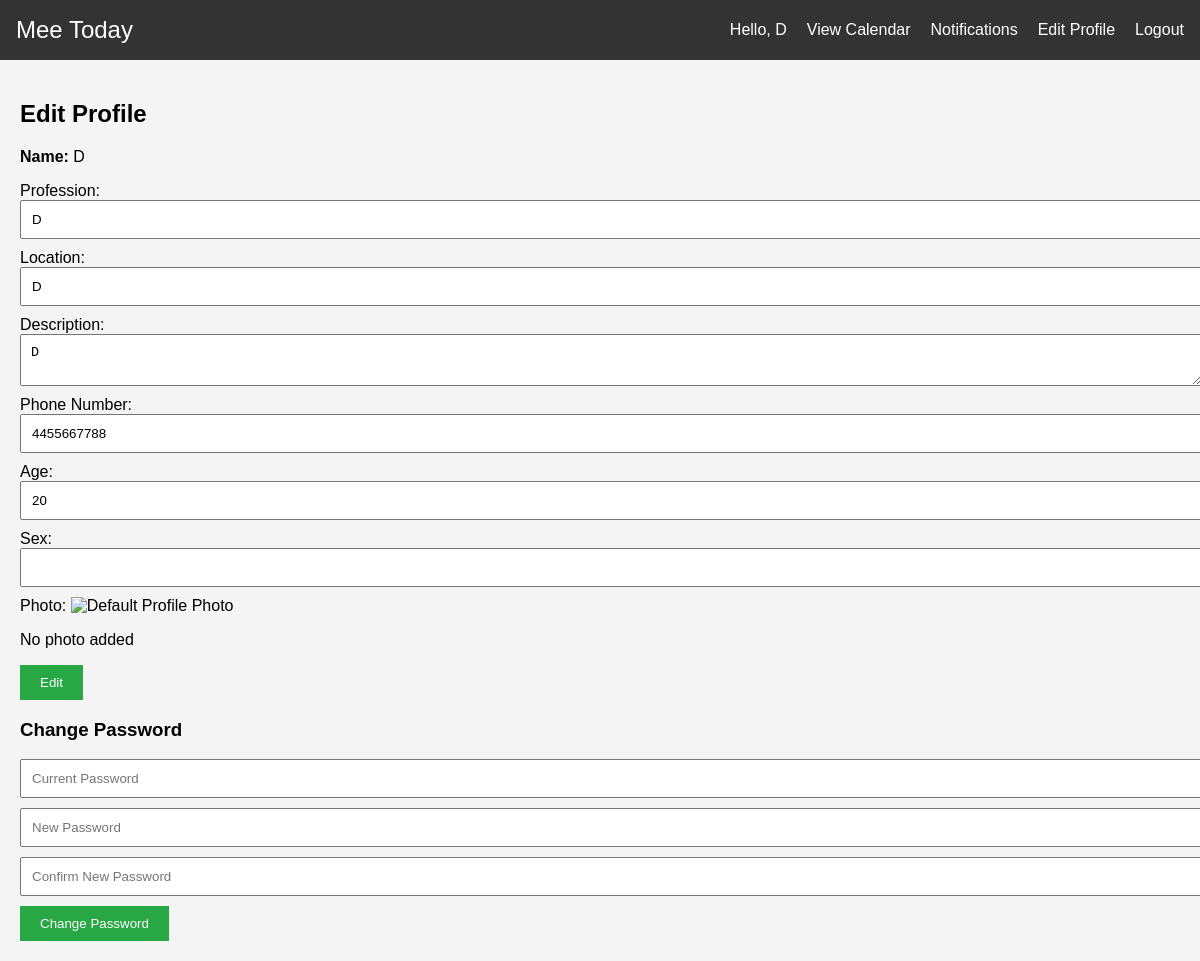
The app's page /Edit_Profile/ (signed in) with its own data.
### appointments/models.py (models this page shows, shortened)
class UserProfile(models.Model):
    user = models.OneToOneField(User, on_delete=models.CASCADE)
    profession = models.CharField(max_length=100)
    location = models.CharField(max_length=100)
    description = models.TextField(blank=True)
    phone_number = models.CharField(max_length=15)  # Phone number
    photo = models.ImageField(upload_to='profile_photos/', blank=True, null=True)  # Photo field
    sex = models.CharField(max_length=10)
    age = models.IntegerField(null=True, blank=True)  # New age field

### appointments/views.py (the view, shortened to what this page needs)
# urls.py: path('Edit_Profile/', views.edit_profile, name='edit_profile'),
@login_required
def edit_profile(request):
    profile = request.user.userprofile  # Fetch UserProfile instance for the logged-in user
    return render(request, 'edit_profile.html', {
        'user': request.user,
        'profile': profile
    })

### appointments/templates/edit_profile.html (shortened to what this page needs)
{% extends 'base.html' %}
{% load static %}
{% block content %}
<h2>Edit Profile</h2>
<p><strong>Name:</strong> {{ user.username }}</p>
<form method="POST" enctype="multipart/form-data" id="edit-profile-form">
    <div class="profile-details" id="profile-details">
        <label for="profession">Profession:</label>
        <input type="text" id="profession" name="profession" value="{{ profile.profession }}" readonly>
        <label for="location">Location:</label>
        <input type="text" id="location" name="location" value="{{ profile.location }}" readonly>
        <label for="description">Description:</label>
        <textarea id="description" name="description" readonly>{{ profile.description }}</textarea>
        <label for="phone_number">Phone Number:</label>
        <input type="text" id="phone_number" name="phone_number" value="{{ profile.phone_number }}" readonly>
        <label for="age">Age:</label>
        <input type="number" id="age" name="age" value="{{ profile.age }}" readonly>
        <label for="sex">Sex:</label>
        <input type="text" id="sex" name="sex" value="{{ profile.sex }}" readonly>
        <label for="photo">Photo:</label>
        {% if profile.photo %}
            <img id="photo-preview" src="{{ profile.photo.url }}" alt="Profile Photo" style="width: 38px; height: 38px;">
            <p>Current Photo: {{ profile.photo.name }}</p>
        {% else %}
            <img id="photo-preview" src="{% static 'images/default-profile.png' %}" alt="Default Profile Photo" style="width: 38px; height: 38px;">
            <p>No photo added</p>
        {% endif %}
    </div>
    <button type="button" id="edit-btn" onclick="enableEdit()">Edit</button>
</form>
<h3>Change Password</h3>
<form method="POST" action="{% url 'change_password' %}" id="change-password-form">
    <input type="password" name="current_password" placeholder="Current Password" required>
    <input type="password" name="new_password" placeholder="New Password" required>
    <input type="password" name="confirm_password" placeholder="Confirm New Password" required>
    <button type="button" onclick="confirmPasswordChange()">Change Password</button>
</form>
{% endblock %}

### appointments/templates/base.html (shortened to what this page needs)
{% load static%}
<!DOCTYPE html>
<html lang="en">
<head>
    <link href='https://cdn.jsdelivr.net/npm/fullcalendar@5.9.0/main.min.css' rel='stylesheet' />
    <link rel="stylesheet" href="{% static 'style.css' %}">
</head>
<body>
    <nav>
        <div class="logo">
            <a href="{% url 'home' %}">Mee Today</a>
        </div>
        <div class="menu">
            {% if user.is_authenticated %}
                <span>Hello, {{ user.username }}</span>
                <a href="{% url 'calendar' %}">View Calendar</a>
                <a href="{% url 'notifications' %}">Notifications</a>
                <a href="{% url 'edit_profile' %}">Edit Profile</a>
                <a href="{% url 'logout' %}">Logout</a>
            {% else %}
                <a href="{% url 'login' %}">Login</a>
                <a href="{% url 'register' %}">Register</a>
            {% endif %}
        </div>
    </nav>
    <div class="container">
        {% block content %}
        {% endblock %}
    </div>
</body>
</html>

### appointments/static/style.css (style rules this page uses)
body { font-family: Arial, sans-serif; margin: 0; padding: 0; background-color: #f4f4f4; }
nav { background-color: #333; color: #fff; padding: 1em; display: flex; justify-content: space-between; align-items: center; flex-wrap: wrap; }
nav .logo a { color: #fff; text-decoration: none; font-size: 24px; }
nav .menu { display: flex; flex-wrap: wrap; }
nav .menu a { color: #fff; text-decoration: none; margin-left: 20px; }
.container { padding: 20px; }
h2 { margin-bottom: 20px; }
form input, form textarea { display: block; width: 100%; padding: 10px; margin-bottom: 10px; }
button { padding: 10px 20px; background-color: #28a745; color: #fff; border: none; cursor: pointer; }

### records on screen
UserProfile: profession "D", location "D", description "D", phone_number "4455667788", age "20"

### other values on screen
{{ user.username }} "D"
